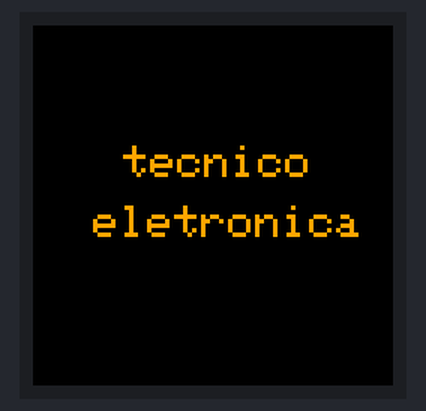
Recording of a sketch running on a simulated ESP32. Shown: 240×240 colour display.

Above: at 0.3 s.
At 2.3 s:
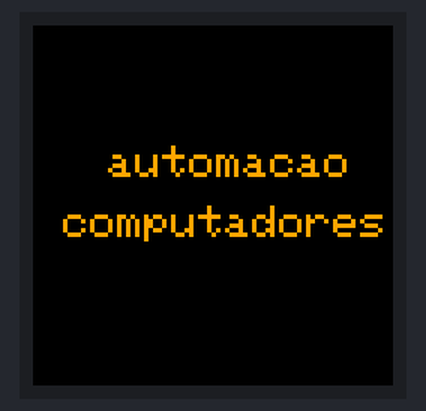
At 4.3 s:
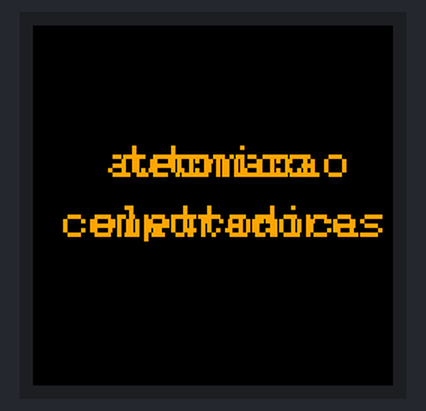

Measured:
- by itself, everything shown: repeats every 4.1 s, in 3 steps
- what the display in image 1 shows lasts 2.0 s, from 2.3 s to 4.3 s
- what the display in image 2 shows lasts 2.0 s, from 4.3 s to 6.3 s

The sketch:

sketch_mar8b.ino
```cpp
#include <Adafruit_GFX.h>    // Biblioteca para gráficos
#include <Adafruit_GC9A01A.h> // Biblioteca para o display GC9A01

// Definindo os pinos do ESP32
#define TFT_CS     15  // Chip Select
#define TFT_RST    4   // Reset
#define TFT_DC     16  // Data/Command
#define TFT_CLK    18  // SPI Clock (SCK)
#define TFT_MISO   19  // SPI MISO (não utilizado neste exemplo)
#define TFT_MOSI   23  // SPI MOSI

// Inicializando o display GC9A01
Adafruit_GC9A01A tft = Adafruit_GC9A01A(TFT_CS, TFT_DC, TFT_RST);

void setup() {
  // Inicia o display
  tft.begin();

  // Preenche o fundo com a cor preta
  tft.fillScreen(GC9A01A_BLACK);

  // Define a cor do texto (branco)
  tft.setTextColor(GC9A01A_ORANGE);

  // Define o tamanho do texto
  tft.setTextSize(3);  // Tamanho 2 para uma boa visibilidade

  // Exibe a frase na posição (30, 100) da tela
    tft.setCursor(60, 80);
  tft.println("tecnico");
  tft.setCursor(40, 120);
  tft.print("eletronica");
  delay(2000);
    // Apaga o display (desliga a tela)
  tft.fillScreen(GC9A01A_BLACK);
  tft.setCursor(50, 80);
  tft.println("automacao");
  tft.setCursor(20, 120);
  tft.println("computadores");
  delay(2000);


}

void loop() {
   tft.setCursor(60, 80);
  tft.println("tecnico");
  tft.setCursor(40, 120);
  tft.print("eletronica");
  delay(2000);
    // Apaga o display (desliga a tela)
  tft.fillScreen(GC9A01A_BLACK);
  tft.setCursor(50, 80);
  tft.println("automacao");
  tft.setCursor(20, 120);
  tft.println("computadores");
  delay(2000);
   // Apaga o display (desliga a tela)
  tft.fillScreen(GC9A01A_BLACK);


}
```
